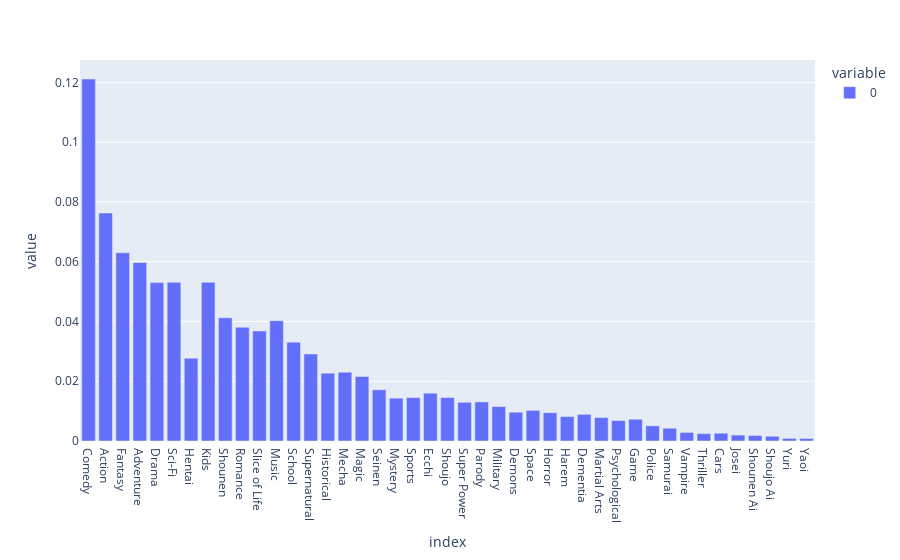

Notebook cell for this chart:
### Code cell
px.bar(anime_genre_sum_percent)

### Figure 1 — Plotly figure (JSON) as saved in the notebook; plotly's stock layout.template omitted (floating-point values rounded to 4 significant figures)
{"data": [{"alignmentgroup": "True", "hovertemplate": "variable=0<br>index=%{x}<br>value=%{y}<extra></extra>", "legendgroup": "0", "marker": {"color": "#636efa", "pattern": {"shape": ""}}, "name": "0", "offsetgroup": "0", "orientation": "v", "showlegend": true, "textposition": "auto", "type": "bar", "x": ["Comedy", "Action", "Fantasy", "Adventure", "Drama", "Sci-Fi", "Hentai", "Kids", "Shounen", "Romance", "Slice of Life", "Music", "School", "Supernatural", "Historical", "Mecha", "Magic", "Seinen", "Mystery", "Sports", "Ecchi", "Shoujo", "Super Power", "Parody", "Military", "Demons", "Space", "Horror", "Harem", "Dementia", "Martial Arts", "Psychological", "Game", "Police", "Samurai", "Vampire", "Thriller", "Cars", "Josei", "Shounen Ai", "Shoujo Ai", "Yuri", "Yaoi"], "xaxis": "x", "y": [0.1211, 0.07628, 0.06298, 0.05973, 0.05302, 0.05311, 0.02772, 0.05314, 0.04124, 0.03805, 0.03683, 0.04026, 0.03308, 0.02912, 0.0227, 0.02304, 0.02161, 0.01713, 0.01433, 0.01453, 0.016, 0.01455, 0.01294, 0.01308, 0.01152, 0.009647, 0.01025, 0.009469, 0.008176, 0.008912, 0.007865, 0.00684, 0.007285, 0.00508, 0.004278, 0.002874, 0.002473, 0.002607, 0.001983, 0.001849, 0.001582, 0.0008689, 0.0008466], "yaxis": "y"}], "layout": {"barmode": "relative", "legend": {"title": {"text": "variable"}, "tracegroupgap": 0}, "margin": {"t": 60}, "xaxis": {"anchor": "y", "domain": [0, 1], "title": {"text": "index"}}, "yaxis": {"anchor": "x", "domain": [0, 1], "title": {"text": "value"}}}}
